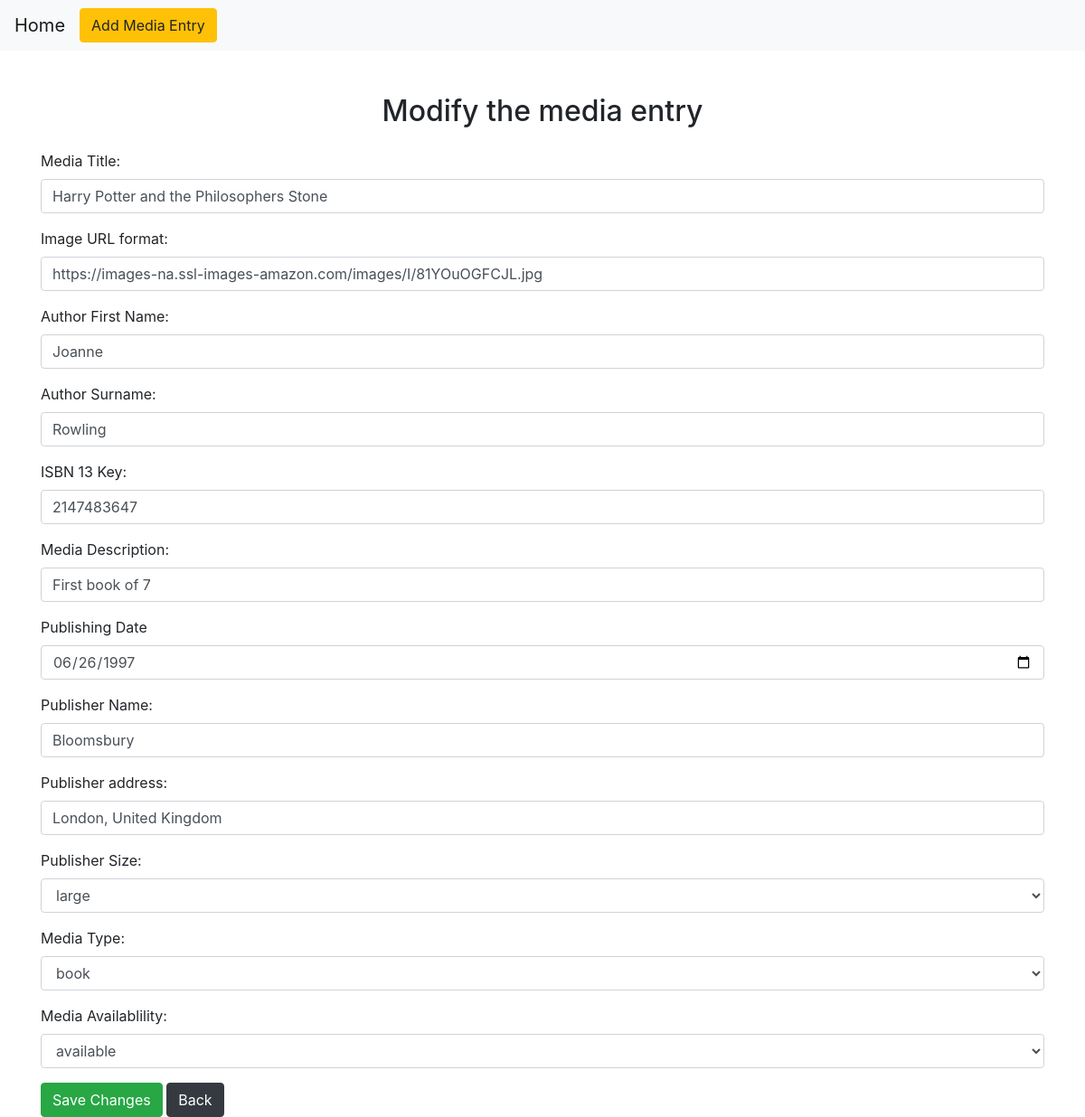
/update.php?id=12, run on the app's committed database.
### tables this page shows
CREATE TABLE `media` (
  `ID_M` int(11) NOT NULL,
  `title` varchar(100) DEFAULT NULL,
  `img` varchar(500) DEFAULT NULL,
  `FK_ID_A` int(11) DEFAULT NULL,
  `ISBN` int(13) DEFAULT NULL,
  `description` varchar(250) DEFAULT NULL,
  `publish_date` date DEFAULT NULL,
  `FK_ID_P` int(11) DEFAULT NULL,
  `type` varchar(32) DEFAULT NULL,
  `state` varchar(16) DEFAULT NULL
);

CREATE TABLE `author` (
  `ID_A` int(11) NOT NULL,
  `fName` varchar(150) DEFAULT NULL,
  `surname` varchar(200) DEFAULT NULL
);

CREATE TABLE `publisher` (
  `ID_P` int(11) NOT NULL,
  `name` varchar(200) DEFAULT NULL,
  `address` varchar(250) DEFAULT NULL,
  `size` varchar(150) DEFAULT NULL
);

### update.php (the view, shortened to what this page needs)
<?php
require_once 'actions/db_connect.php';
if ($_GET['id']) {
    $sql = "SELECT * FROM media
   INNER JOIN author on media.FK_ID_A = author.ID_A
   INNER JOIN publisher on media.FK_ID_P = publisher.ID_P";
    $result = $connect->query($sql);
    $data = $result->fetch_assoc();
?>
    <!DOCTYPE html>
    <html>
    <head>
        <link rel="stylesheet" href="https://stackpath.bootstrapcdn.com/bootstrap/4.3.1/css/bootstrap.min.css">
    </head>
    <body>
        <nav class="navbar sticky-top fixed navbar-light bg-light">
            <form class="form-inline">
                <a class="navbar-brand" href="index.php">Home</a>
                <a href="create.php"><button class="btn btn-warning" type="button">Add Media Entry</button></a>
            </form>
        </nav>
        <div class="container mt-5">
            <h2 class="text-center m-4">Modify the media entry</h2>
            <form action="actions/a_update.php" method="post">
                <div class="form-group">
                    <label for="title">Media Title:</label>
                    <input type="text" name="title" class="form-control" placeholder="Insert the title name here" value="<?php echo $data['title'] ?>">
                </div>
                <div class="form-group">
                    <label for="img">Image URL format:</label>
                    <input type="text" name="img" class="form-control" placeholder="Insert the image URL here" value="<?php echo $data['img'] ?>">
                </div>
                <div class="form-group">
                    <label for="author-name">Author First Name:</label>
                    <input type="text" name="author-name" class="form-control" placeholder="Insert the authors first name here" value="<?php echo $data['fName'] ?>">
                </div>
                <div class="form-group">
                    <label for="author-surname">Author Surname:</label>
                    <input type="text" name="author-surname" class="form-control" placeholder="Insert the authors surname name here" value="<?php echo $data['surname'] ?>">
                </div>
                <div class="form-group">
                    <label for="ISBN">ISBN 13 Key:</label>
                    <input type="number" name="ISBN" class="form-control" placeholder="Insert ISBN 13 key format" value="<?php echo $data['ISBN'] ?>">
                </div>
                <div class="form-group">
                    <label for="description">Media Description:</label>
                    <input type="text" name="descripton" class="form-control" placeholder="Add a short description (max 250 char)" value="<?php echo $data['description'] ?>">
                </div>
                <div class="form-group">
                    <label for="date">Publishing Date</label>
                    <input type="date" name="date" class="form-control" value="<?php echo $data['publish_date'] ?>">
                </div>
                <div class="form-group">
                    <label for="publisher-name">Publisher Name:</label>
                    <input type="text" name="publisher-name" class="form-control" placeholder="Insert the publisher name here" value="<?php echo $data['name'] ?>">
                </div>
                <div class="form-group">
                    <label for="p-address">Publisher address:</label>
                    <input type="text" name="p-address" class="form-control" placeholder="Insert the publisher address here" value="<?php echo $data['address'] ?>">
                </div>
                <div class="form-group">
                    <label for="p-size">Publisher Size:</label>
                    <select name="p-size" class="form-control" value="<?php echo $data['size'] ?>">
                        <option>large</option>
                    </select>
                </div>
                <div class="form-group">
                    <label for="type">Media Type:</label>
                    <select name="type" class="form-control" value="<?php echo $data['type'] ?>">
                        <option>book</option>
                    </select>
                </div>
                <div class="form-group">
                    <label for="state">Media Availablility:</label>
                    <select name="state" class="form-control" value="<?php echo $data['state'] ?>">
                        <option>available</option>
                    </select>
                </div>
                <button class="btn btn-success" type="submit">Save Changes</button>
                <a href="index.php"><button class="btn btn-dark" type="button">Back</button></a>
            </form>
        </div>
    </body>
    </html>
<?php
}
?>

### data on the page
media: title "Harry Potter and the Philosophers Stone", img "https://images-na.ssl-images-amazon.com/images/I/81YOuOGFCJL.jpg", ISBN "2147483647", descripton "First book of 7", date "06/26/1997", type "book", state "available"
author: author-name "Joanne", author-surname "Rowling"
publisher: publisher-name "Bloomsbury", p-address "London, United Kingdom", p-size "large"
